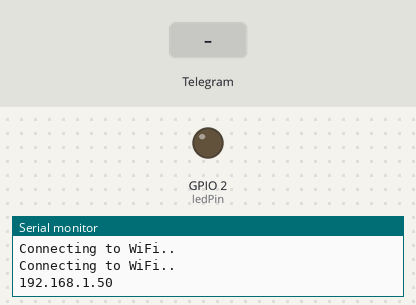
Bench run of a sketch on a simulated ESP8266 (NodeMCU). Shown: output pins drawn as LEDs (lit = HIGH), the last lines printed to the serial monitor. Inputs (shaded band) come from the test bench. WiFi joins after 1.5 s; servers stay silent unless stated; the local clock reads 2024-03-15 10:24:30 at power-on unless the sketch sets it.

Above: at 3.2 s.
3.3 s: Telegram message "/led_on" received
At 4.2 s:
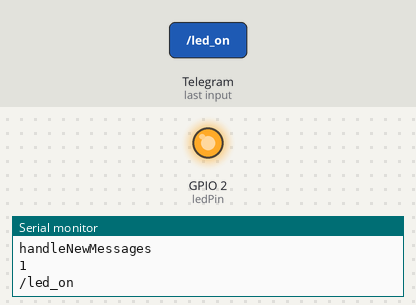
7.0 s: Telegram message "/led_off" received
At 9.0 s:
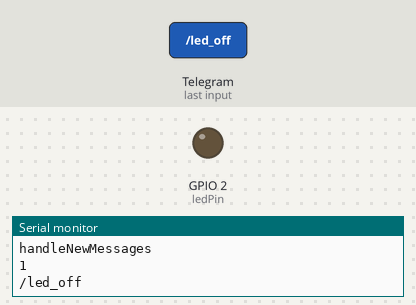
Timing chart, 0 to 10.5 s (numbered marks = the images above; inputs shaded):
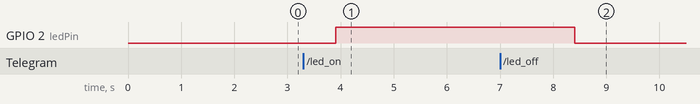

Measured:
- after the input at 3.3 s, GPIO 2 (ledPin): LOW → HIGH after 0.60 s
- after the input at 7.0 s, GPIO 2 (ledPin): HIGH → LOW after 1.4 s

The sketch:

basic_telegram.ino
```cpp
#ifdef ESP32
  #include <WiFi.h>
#else
  #include <ESP8266WiFi.h>
#endif
#include <WiFiClientSecure.h>
#include <UniversalTelegramBot.h>   // Universal Telegram Bot Library written by Brian Lough: https://github.com/witnessmenow/Universal-Arduino-Telegram-Bot
#include <ArduinoJson.h>

// Replace with your network credentials
const char* ssid = "qwer";
const char* password = "qwerty12";

// Initialize Telegram BOT

String BOTtoken = "1613209666:AAFT_0VnhMW6pquy4n2RhnVwOySyMNymTq0";   // your Bot Token (Get from Botfather)
String CHAT_ID = "1586166338";
//String BOTtoken = "6288715492:AAHRQbsym6em-_LWRmebCLShLk8VQ6-8Y8M";   // your Bot Token (Get from Botfather)
//String CHAT_ID = "5401629065";

#ifdef ESP8266
  X509List cert(TELEGRAM_CERTIFICATE_ROOT);
#endif

WiFiClientSecure client;
UniversalTelegramBot bot(BOTtoken, client);

// Checks for new messages every 1 second.
int botRequestDelay = 1000;
unsigned long lastTimeBotRan;

const int ledPin = 2;
bool ledState = LOW;

// Handle what happens when you receive new messages
void handleNewMessages(int numNewMessages) {
  Serial.println("handleNewMessages");
  Serial.println(String(numNewMessages));

  for (int i=0; i<numNewMessages; i++) {
    // Chat id of the requester
    String chat_id = String(bot.messages[i].chat_id);
    if (chat_id != CHAT_ID){
      bot.sendMessage(chat_id, "Unauthorized user", "");
      continue;
    }

    // Print the received message
    String text = bot.messages[i].text;
    Serial.println(text);

    String from_name = bot.messages[i].from_name;

    if (text == "/start") {
      String welcome = "Welcome, " + from_name + ".\n";
      welcome += "Use the following commands to control your outputs.\n\n";
      welcome += "/led_on to turn GPIO ON \n";
      welcome += "/led_off to turn GPIO OFF \n";
      welcome += "/state to request current GPIO state \n";
      bot.sendMessage(chat_id, welcome, "");
    }

    if (text == "/led_on") {
      bot.sendMessage(chat_id, "LED state set to ON", "");
      ledState = HIGH;
      digitalWrite(ledPin, ledState);
    }

    if (text == "/led_off") {
      bot.sendMessage(chat_id, "LED state set to OFF", "");
      ledState = LOW;
      digitalWrite(ledPin, ledState);
    }

    if (text == "/state") {
      if (digitalRead(ledPin)){
        bot.sendMessage(chat_id, "LED is ON", "");
      }
      else{
        bot.sendMessage(chat_id, "LED is OFF", "");
      }
    }
  }
}

void setup() {
  Serial.begin(115200);

  #ifdef ESP8266
    configTime(0, 0, "pool.ntp.org");      // get UTC time via NTP
    client.setTrustAnchors(&cert); // Add root certificate for api.telegram.org
  #endif

  pinMode(ledPin, OUTPUT);
  digitalWrite(ledPin, ledState);

  // Connect to Wi-Fi
  WiFi.mode(WIFI_STA);
  WiFi.begin(ssid, password);
  #ifdef ESP32
    client.setCACert(TELEGRAM_CERTIFICATE_ROOT); // Add root certificate for api.telegram.org
  #endif
  while (WiFi.status() != WL_CONNECTED) {
    delay(1000);
    Serial.println("Connecting to WiFi..");
  }
  // Print ESP32 Local IP Address
  Serial.println(WiFi.localIP());
}

void loop() {
  if (millis() > lastTimeBotRan + botRequestDelay)  {
    int numNewMessages = bot.getUpdates(bot.last_message_received + 1);

    while(numNewMessages) {
      Serial.println("got response");
      handleNewMessages(numNewMessages);
      numNewMessages = bot.getUpdates(bot.last_message_received + 1);
    }
    lastTimeBotRan = millis();
  }


}
```
